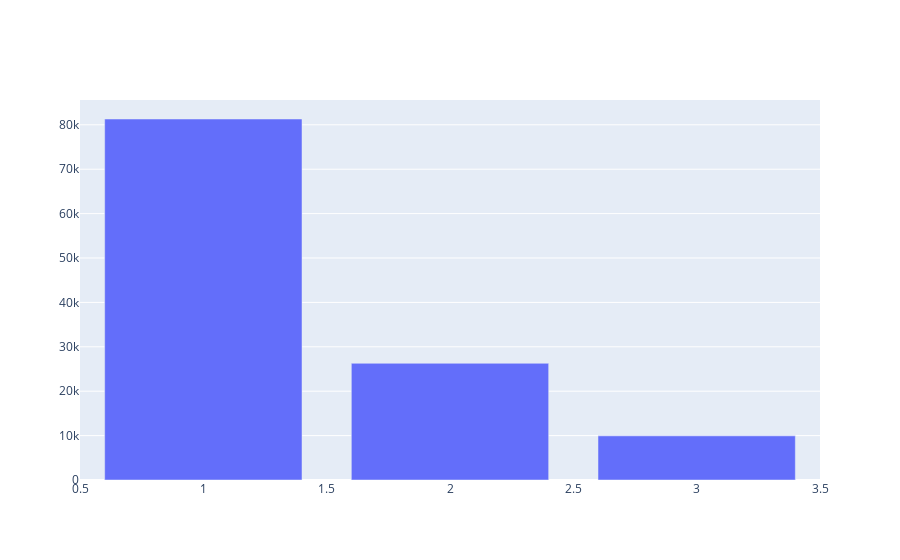

Notebook code for this chart:
### Code cell
# Plotting the potential imbalance between the target label range
data = [go.Bar(
            x= df['Did_Police_Officer_Attend_Scene_of_Accident'].value_counts().index.values,
            y= df['Did_Police_Officer_Attend_Scene_of_Accident'].value_counts().values
    )]

py.iplot(data, filename='basic-bar')

### Figure 1 — Plotly figure (JSON) as saved in the notebook; plotly's stock layout.template omitted (floating-point values rounded to 4 significant figures)
{"data": [{"type": "bar", "x": [1, 2, 3], "y": [81309, 26285, 9942]}], "layout": {}}
